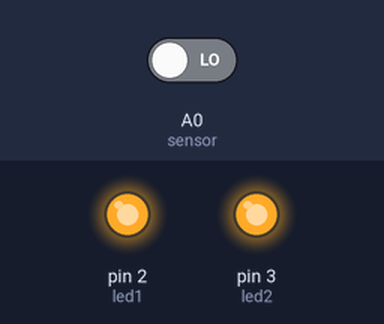
Simulated run of this sketch. Board: Arduino Uno, built with avr-gcc and run on an emulated ATmega328P. On the bench: output pins drawn as LEDs (lit = HIGH). Inputs (shaded band) come from the test bench; at power-on: A0 (sensor) LOW.

Above: at 1.2 s.
1.3 s: A0 (sensor) driven HIGH
At 1.9 s:
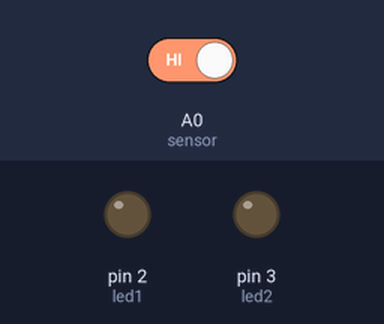
2.8 s: A0 (sensor) driven LOW
At 3.1 s:
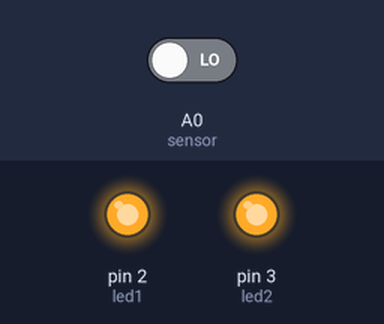
Timing chart, 0 to 5.8 s (numbered marks = the images above; inputs shaded):
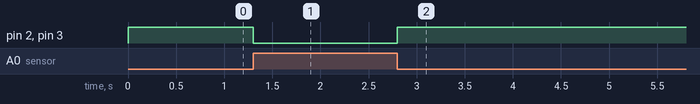

Measured:
- after the input at 1.3 s, pin 2 (led1), pin 3 (led2): HIGH → LOW at once
- after the input at 2.8 s, pin 2 (led1), pin 3 (led2): LOW → HIGH at once

The sketch:

anouk_02.ino
```cpp
int sensor = A0;
int led1 = 2;
int led2 = 3;

void setup() {
  pinMode(led1, OUTPUT);
  pinMode(led2, OUTPUT);

  pinMode(sensor, INPUT);

  Serial.begin(115200);
}


boolean detectado = false;

void loop() {

  detectado = digitalRead(sensor);

  if (detectado) {
    digitalWrite(led1, LOW);   // turn the LED on (HIGH is the voltage level)
    digitalWrite(led2, LOW);
  } else {
    digitalWrite(led2, HIGH);   // turn the LED on (HIGH is the voltage level)
    digitalWrite(led1, HIGH);
  }
}
```
